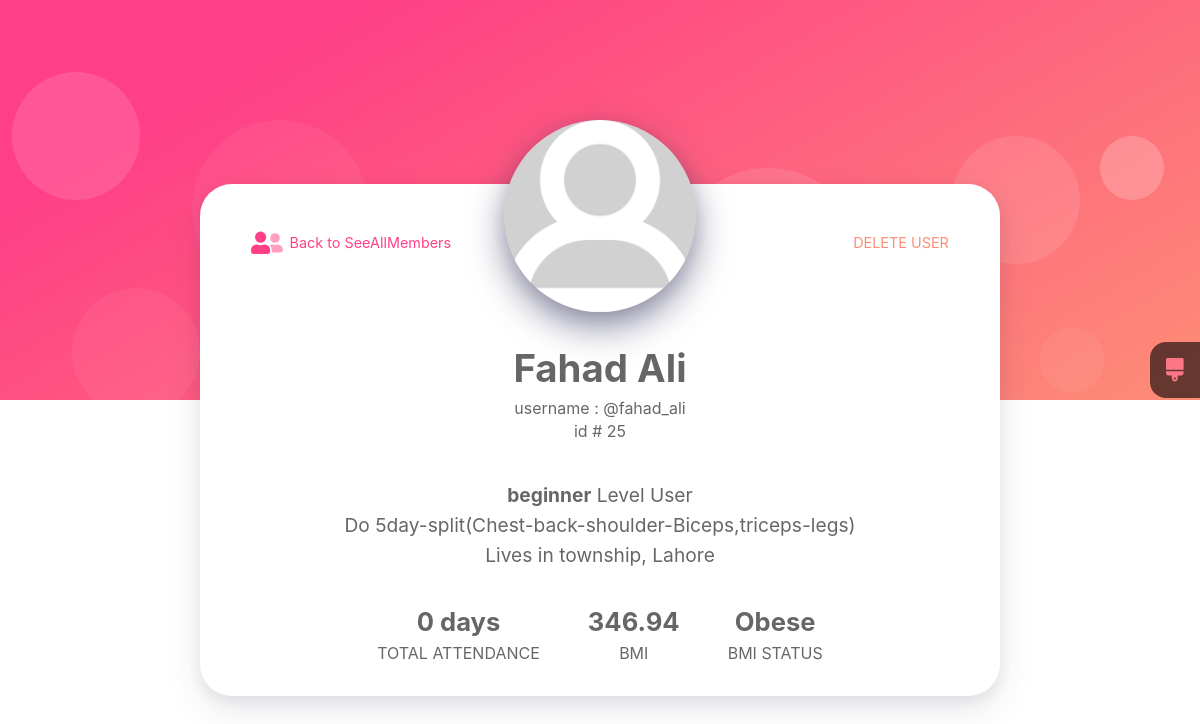
The page /userdetails?u_id=25 on the database its author committed.
### Gym/models.py (models this page shows, shortened)
class Gym_user(models.Model):
    first_name = models.CharField(max_length=50)
    last_name  = models.CharField(max_length=50)
    no_of_days = models.IntegerField(default=0)
    dob = models.DateField()
    phone_number = models.IntegerField()
    image = models.ImageField(upload_to="users_profile_images/", default="users_profile_images/image.png")
    weight = models.IntegerField()
    height = models.IntegerField()
    date_of_joining = models.DateTimeField(auto_now_add=True)
    email = models.CharField(max_length=50, null=True, blank=True)
    username = models.CharField(max_length=150, unique=True)
    password = models.CharField(max_length=100)
    address = models.ForeignKey(Address, on_delete=models.CASCADE)
    gender = models.ForeignKey(Gender, on_delete=models.CASCADE)
    gym_split = models.ForeignKey(Gym_split, on_delete=models.CASCADE)
    muscle_strength = models.ForeignKey(Muscle_strength, on_delete=models.CASCADE)
    @staticmethod
    def get_user_by_id(user_id):
        return Gym_user.objects.get(id=user_id)

class Muscle_strength(models.Model):
    type = models.CharField(max_length=20)
    def __str__(self):
        return self.type

class Gym_split(models.Model):
    split_name = models.CharField(max_length=500)
    def __str__(self):
        return self.split_name

class Address(models.Model):
    area = models.CharField(max_length=30)
    def __str__(self):
        return self.area

### Gym/views.py (the view)
# urls.py: path('userdetails', userdetails),
def userdetails(request):
    _id_ = request.GET.get("u_id")
    singleuser = Gym_user.get_user_by_id(int(_id_))
    user_data = {}
    user_data["a_user"] = singleuser
    height=singleuser.height
    weight=singleuser.weight
    a=weight/((height/100)**2)
    bmi=round(a,2)
    user_data['bmi']=bmi
    if bmi < 18.5 :
        category = "Underweight"
        user_data['bmi_status'] = category
    elif bmi < 25 :
        category = "Normal weight"
        user_data['bmi_status'] = category
    elif bmi < 30 :
        category = "Overweight"
        user_data['bmi_status'] = category
    else:
        category = "Obese"
        user_data['bmi_status'] = category
    return render(request, 'userdetails.html', user_data)

### Gym/templates/userdetails.html (shortened to what this page needs)
{% load static %}
<html lang="en">
   <head>
      <link rel="stylesheet" href="{% static '/css/styles_of_profilePage.css' %}" >
   </head>
   <body>
      <main class="cd__main">
         <div class="profile-page">
  <div class="content">
    <div class="content__cover">
    <div class="content__avatar" style="background: #d1d1d1"><img src="{{a_user.image.url}}" style="height: 100%; width: 100%; border-radius: 50%;"  ></div>
    </div>
    <div class="content__actions"><a href="/all_members">
      <span>Back to SeeAllMembers</span></a><a href="/delete?u_id={{a_user.id}}">
        <span>DELETE USER</span></a></div>
    <div class="content__title">
      <h1>{{a_user.first_name}} {{a_user.last_name}}</h1><span>username : @{{a_user.username}}</span>
      <span>id # {{a_user.id}}</span>
    </div>
    <div class="content__description">
      <p><b>{{a_user.muscle_strength}}</b> Level User</p>
      <p>Do {{a_user.gym_split}}</p>
      <p>Lives in {{a_user.address}}, Lahore</p>
    </div>
    <ul class="content__list">
      <li><span>{{a_user.no_of_days}} days</span>TOTAL ATTENDANCE</li>
      <li><span>{{bmi}}</span>BMI</li>
      <li><span>{{bmi_status}}</span>BMI STATUS</li>
    </ul>
  </div>
  <div class="bg">
    <div><span></span><span></span><span></span><span></span><span></span>
    </div>
  </div>
  <div class="theme-switcher-button" id="theme-switcher-button">
  </div>
</div>
      </main>
   </body>
</html>

### rows shown on the page
Gym_user: image (picture), first_name "Fahad", last_name "Ali", username "fahad_ali", id "25", muscle_strength "beginner", gym_split "5day-split(Chest-back-shoulder-Biceps,triceps-legs)", address "township", no_of_days "0"

### other values the page prints
{{ bmi }} "346.94"
{{ bmi_status }} "Obese"
